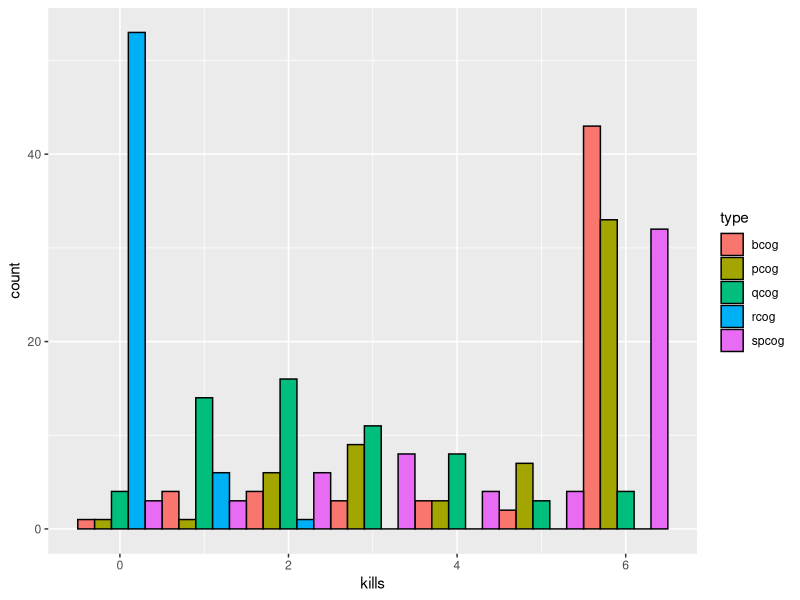
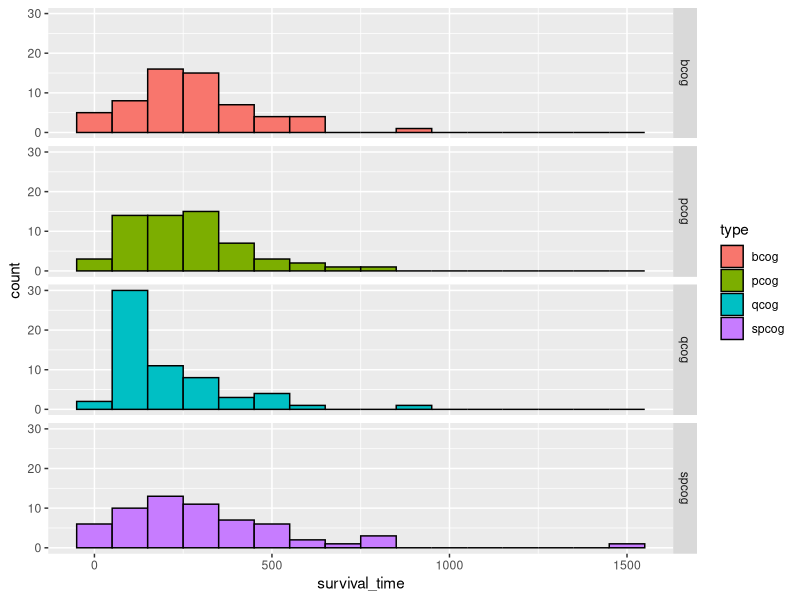
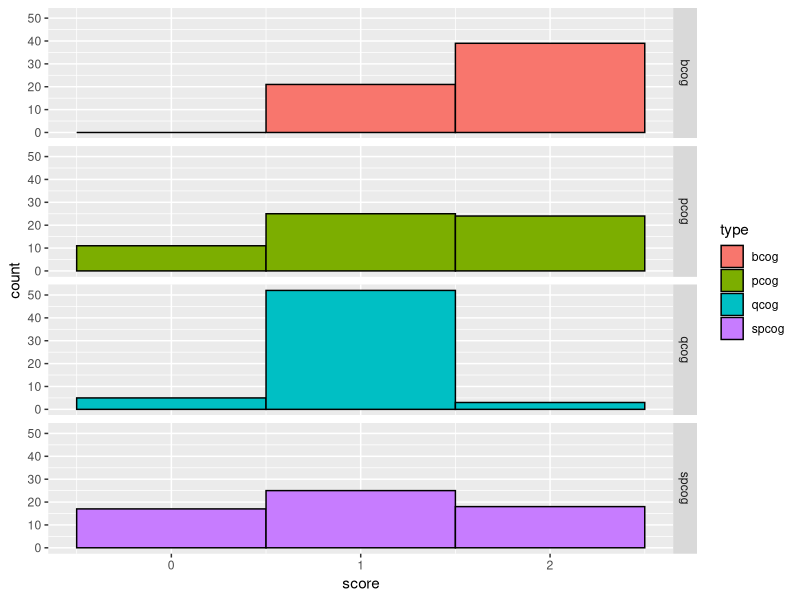
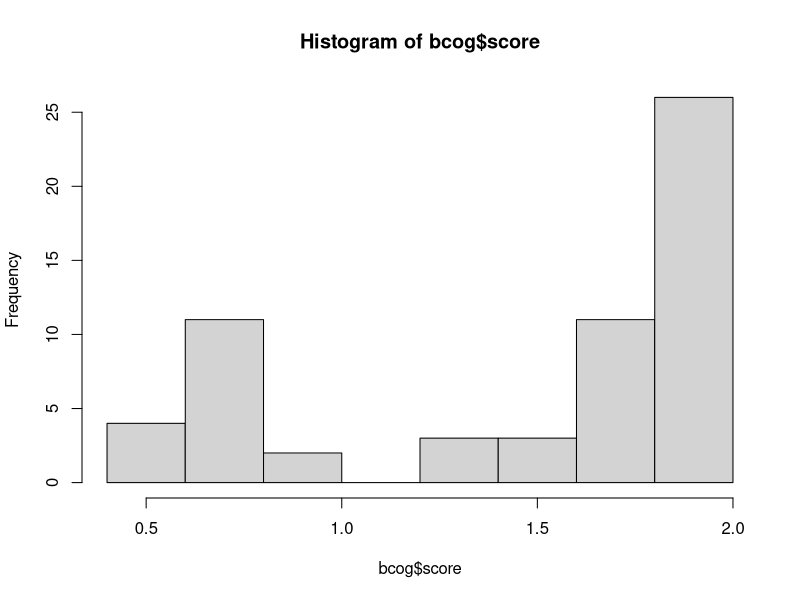
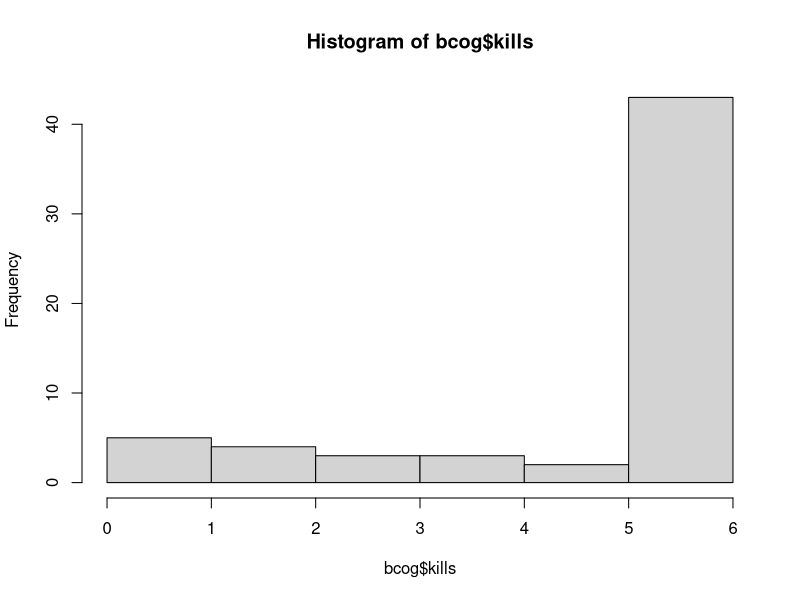
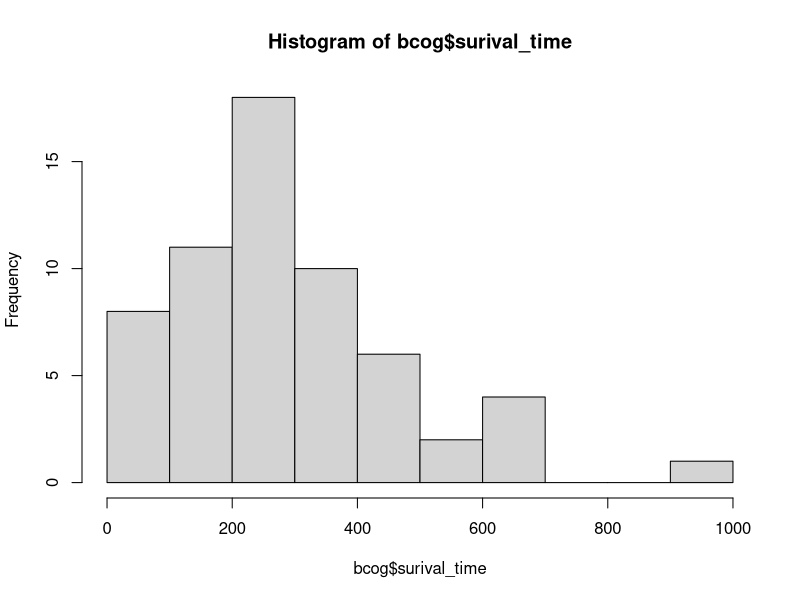
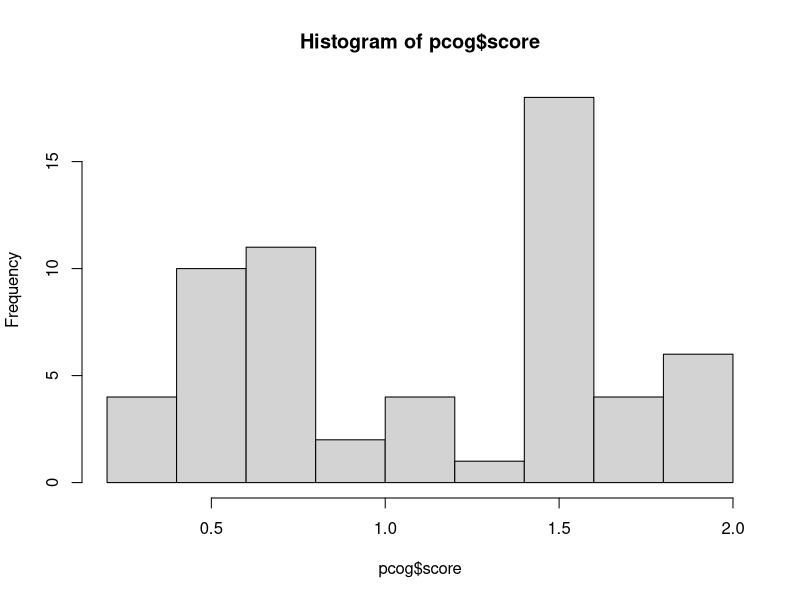
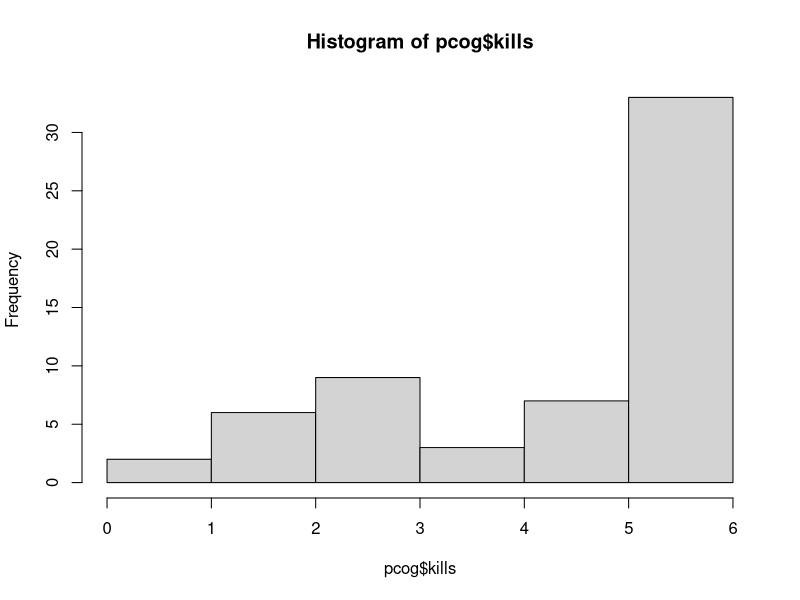

These charts were generated, in order, by the following R code:
install.packages("knitr")
install.packages("ggplot2", dependencies = TRUE)

library(ggplot2)
library(knitr)

bcog <- read.csv("bcog/processed_results.csv")
pcog <- read.csv("pcog/processed_results.csv")
rcog <- read.csv("rcog/processed_results.csv")
qcog <- read.csv("qcog/processed_results.csv")
spcog <- read.csv("StaticPOMDP/processed_results.csv")

kframe <- rbind(data.frame(fill="blue", kills=bcog$kills, type="bcog"),
            data.frame(fill="green", kills=pcog$kills, type="pcog"),
            data.frame(fill="pink", kills=spcog$kills, type="spcog"),
            data.frame(fill="orange", kills=qcog$kills, type="qcog"),
            data.frame(fill="red", kills=rcog$kills, type="rcog"))

ggplot(kframe, aes(x=kills, fill=type)) +
  geom_histogram(binwidth=1, colour="black", position="dodge")

svframe <- rbind(data.frame(fill="blue", survival_time=bcog$surival_time, type="bcog"),
                data.frame(fill="green", survival_time=pcog$surival_time, type="pcog"),
                data.frame(fill="pink", survival_time=spcog$surival_time, type="spcog"),
                data.frame(fill="orange", survival_time=qcog$surival_time, type="qcog"))

ggplot(svframe, aes(x=survival_time, fill=type)) +
  geom_histogram(binwidth=100, colour="black", position="dodge") +
  facet_grid(type~.)

sframe <- rbind(data.frame(fill="blue", score=bcog$score, type="bcog"),
                data.frame(fill="green", score=pcog$score, type="pcog"),
                data.frame(fill="pink", score=spcog$score, type="spcog"),
                data.frame(fill="orange", score=qcog$score, type="qcog"))

ggplot(sframe, aes(x=score, fill=type)) +
  geom_histogram(binwidth=1, colour="black", position="dodge") +
  facet_grid(type~.)

shapiro.test(bcog$kills)
shapiro.test(bcog$surival_time)
shapiro.test(bcog$score)

hist(bcog$score)
hist(bcog$kills)
hist(bcog$surival_time)

shapiro.test(pcog$kills)
shapiro.test(pcog$surival_time)
shapiro.test(pcog$score)

hist(pcog$score)
hist(pcog$kills)
hist(pcog$surival_time)

shapiro.test(spcog$kills)
shapiro.test(spcog$surival_time)
shapiro.test(spcog$score)
hist(spcog$score)
hist(spcog$kills)
hist(spcog$surival_time)

ks.test(bcog$kills, pcog$kills)
ks.test(bcog$kills, rcog$kills)
ks.test(bcog$kills, spcog$kills)
ks.test(rcog$kills, pcog$kills)
ks.test(pcog$kills, spcog$kills)
ks.test(pcog$kills, qcog$kills)

ks.test(pcog$score, bcog$score)
ks.test(pcog$score, spcog$score)
ks.test(pcog$score, qcog$score)
ks.test(pcog$score, rcog$score)

ks.test(bcog$surival_time, pcog$surival_time)
ks.test(bcog$surival_time, rcog$surival_time)
ks.test(bcog$surival_time, spcog$surival_time)
ks.test(rcog$surival_time, pcog$surival_time)
ks.test(pcog$surival_time, spcog$surival_time)
ks.test(pcog$surival_time, qcog$surival_time)

ks.test(bcog$score, pcog$score)
ks.test(bcog$score, rcog$score)
ks.test(bcog$score, spcog$score)
ks.test(rcog$score, pcog$score)
ks.test(pcog$score, spcog$score)
ks.test(spcog$score, qcog$score)
ks.test(qcog$score, pcog$score)

summary(pcog$kills)
summary(spcog$kills)
summary(bcog$kills)
summary(qcog$kills)
summary(rcog$kills)

summary(pcog$score)
summary(spcog$score)
summary(bcog$score)
summary(qcog$score)
summary(rcog$score)

summary(pcog$surival_time)
summary(spcog$surival_time)
summary(bcog$surival_time)
summary(qcog$surival_time)
summary(rcog$surival_time)

# Means
mean(pcog$kills)
mean(spcog$kills)
mean(bcog$kills)
mean(qcog$kills)
mean(rcog$kills)

mean(pcog$score)
mean(spcog$score)
mean(bcog$score)
mean(qcog$score)
mean(rcog$score)

mean(pcog$surival_time)
mean(spcog$surival_time)
mean(bcog$surival_time)
mean(qcog$surival_time)
mean(rcog$surival_time)
